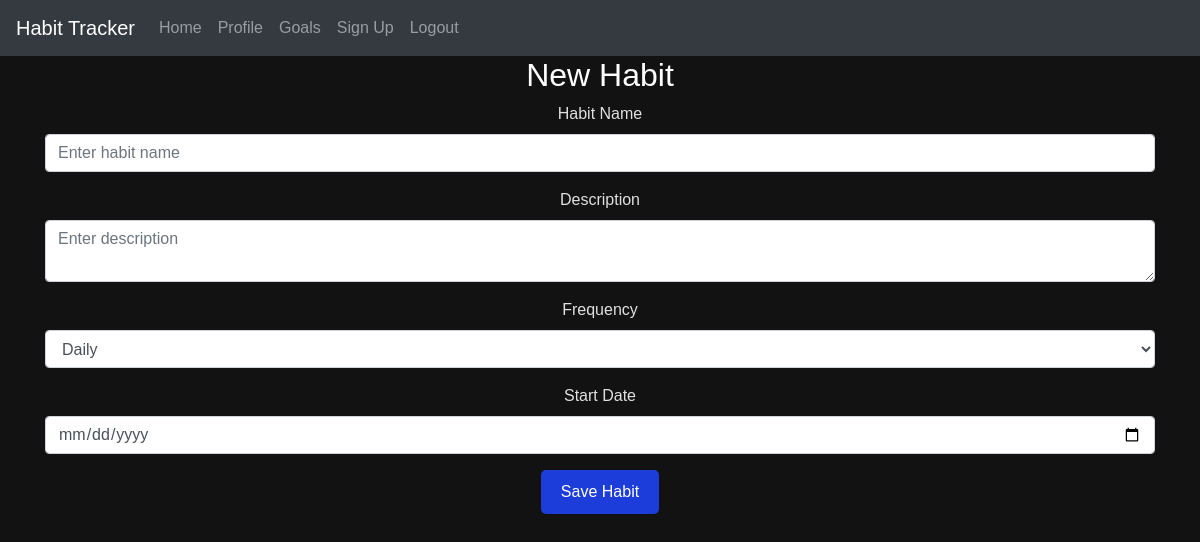
Page /edit-habit/1 (signed in) on the earlier database version.
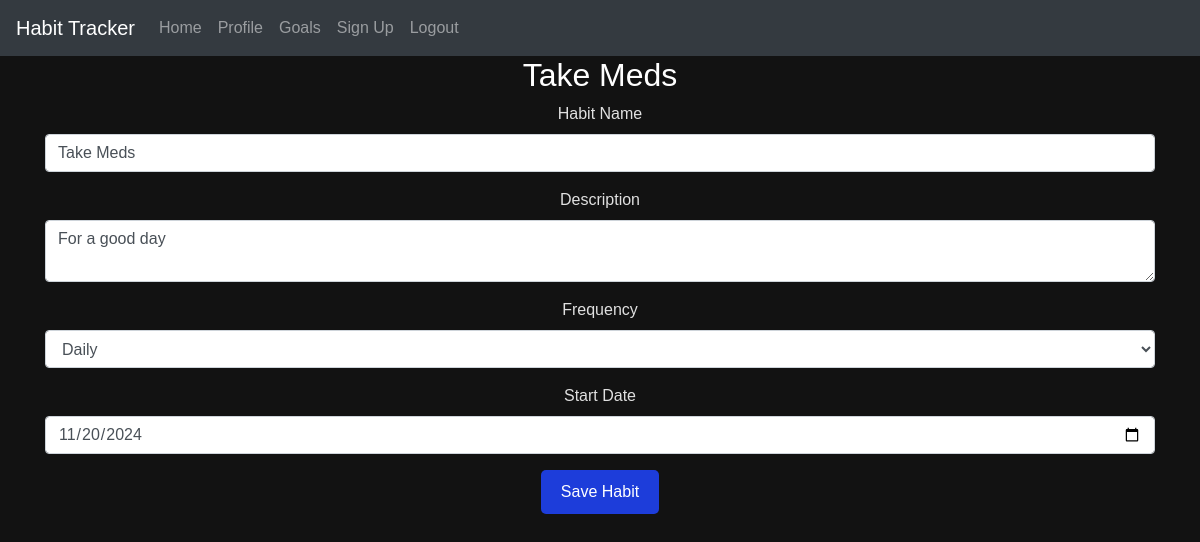
Same page on the later database version.
### website/models.py (models this page shows)
class Habit(db.Model):
    __tablename__ = 'habits'  # define the table name
    id = db.Column(db.Integer, primary_key=True)
    name = db.Column(db.String(150), nullable=False)
    description = db.Column(db.Text, nullable=True)
    frequency = db.Column(db.String(50), nullable=False)  # e.g., Daily, Weekly, Monthly
    start_date = db.Column(db.DateTime(timezone=True), default=func.now())
    times_completed = db.Column(db.Integer, default=0)  # Total count of completions
    last_completed = db.Column(db.DateTime(timezone=True))  # Timestamp of the last completion
    habitlist = db.relationship('Habitlist', backref='habit', lazy=True)

### website/views.py (the view, shortened to what this page needs)
@views.route('/edit-habit/<int:habit_id>', methods=['GET', 'POST'])
@login_required
def edit_habit(habit_id):
    habit = Habit.query.get(habit_id)
    return render_template("edit_habit.html", user=current_user, habit=habit)

### website/__init__.py (called while the page is built)
def create_app():
    app = Flask(__name__)
    app.config['SECRET_KEY'] = 'hjshjhdjah kjshkjdhjs'
    app.config['SQLALCHEMY_DATABASE_URI'] = f'sqlite:///{DB_NAME}'
    app.config['SQLALCHEMY_TRACK_MODIFICATIONS'] = False  # Turn off modification tracking for performance
    db.init_app(app)
    migrate.init_app(app, db)  # Initialize Flask-Migrate with the app and db
    from .views import views
    from .auth import auth
    app.register_blueprint(views, url_prefix='/')
    app.register_blueprint(auth, url_prefix='/')
    from .models import User, Habit, Habitlist  # , Goal, Reminder
    with app.app_context():
        db.create_all()
    login_manager = LoginManager()
    login_manager.login_view = 'auth.login'
    login_manager.init_app(app)
    @login_manager.user_loader
    def load_user(id):
        return User.query.get(int(id))
    return app

### website/templates/edit_habit.html (shortened to what this page needs)
{% extends "base.html" %}
{% block content %}
<h2>{{ habit.name if habit else "New Habit" }}</h2>
<form method="POST">
    <div class="form-group">
        <label for="name">Habit Name</label>
        <input
            type="text"
            class="form-control"
            id="name"
            name="name"
            value="{{ habit.name if habit else '' }}"
            required
            title="Enter the name of the habit"
            placeholder="Enter habit name">
    </div>
    <div class="form-group">
        <label for="description">Description</label>
        <textarea
            class="form-control"
            id="description"
            name="description"
            title="Enter a brief description of the habit"
            placeholder="Enter description">{{ habit.description if habit else '' }}</textarea>
    </div>
    <div class="form-group">
        <label for="frequency">Frequency</label>
        <select
            id="frequency"
            name="frequency"
            class="form-control"
            title="Select how often the habit should be completed">
            <option value="Daily" {% if habit and habit.frequency == 'Daily' %}selected{% endif %}>Daily</option>
        </select>
    </div>
    <div class="form-group">
        <label for="start_date">Start Date</label>
        <input
            type="date"
            class="form-control"
            id="start_date"
            name="start_date"
            value="{{ habit.start_date.strftime('%Y-%m-%d') if habit else '' }}"
            title="Select the start date for the habit">
    </div>
    <button type="submit" class="btn btn-primary">Save Habit</button>
</form>
{% endblock %}

Differences in the rows shown:
added Habit: name "Take Meds", description "For a good day", frequency "Daily", start_date "11/20/2024"
Other differences:
{{ habit.name if habit else "New Habit" }}: "New Habit" → (not shown)
form field frequency: "Daily" → (not shown)
